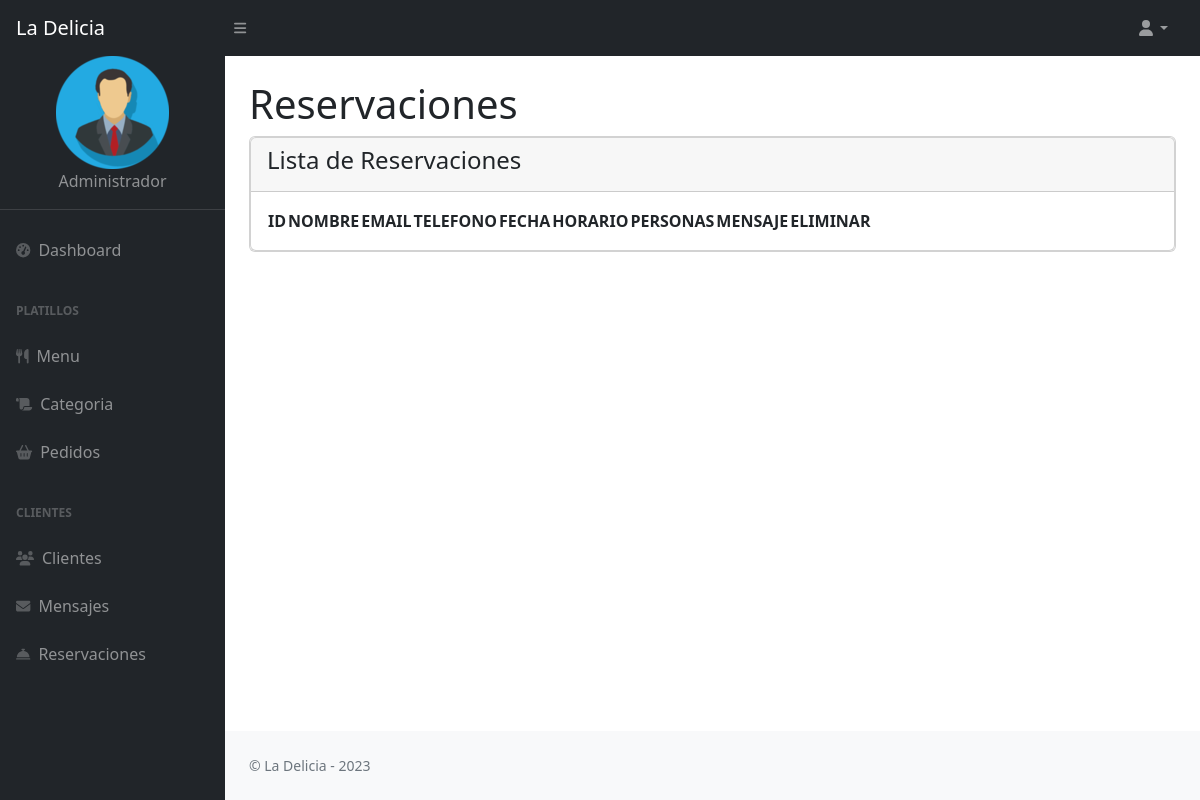
Page /admin/reservation.php on the earlier database version.
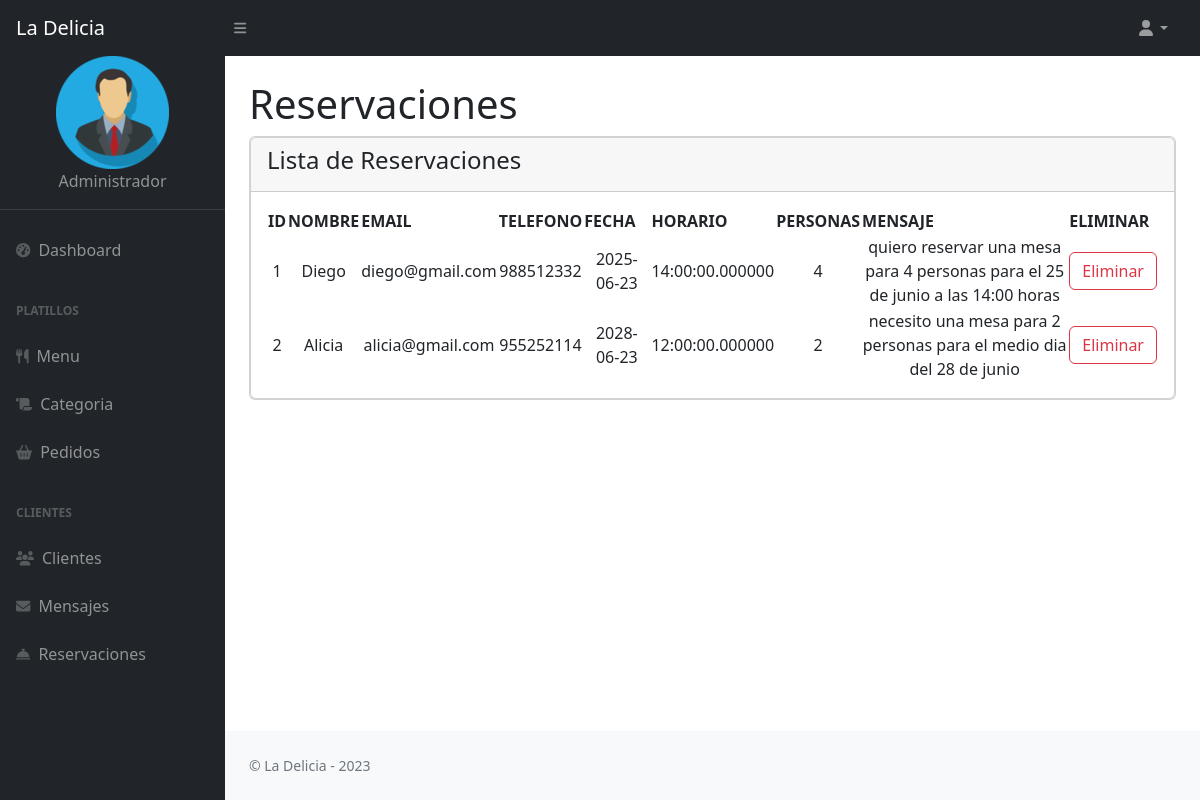
Same page on the later database version.
### tables this page shows
CREATE TABLE `reservaciones` (
  `id` int(11) NOT NULL,
  `nombre` varchar(50) NOT NULL,
  `email` varchar(50) NOT NULL,
  `telefono` int(9) NOT NULL,
  `fecha` date NOT NULL,
  `hora` time(6) NOT NULL,
  `persona` int(10) NOT NULL,
  `mensaje` varchar(300) NOT NULL
);

### admin/reservation.php (the view)
<?php
include "connect.php";
include('templates/header.php');
?>
<div class="container-fluid px-4">
        <h1 class="mt-4">Reservaciones</h1>
        <div class="card mb-4">
            <div class="card">
                <div class ="card-header">
                    <h4>Lista de Reservaciones</h4>
                </div>
            <div class="card-body">
                <table id="datatablesSimple">
                    <thead>
                        <tr>
                        <th>ID</th>
                        <th>NOMBRE</th>
                        <th>EMAIL</th>
                        <th>TELEFONO</th>
                        <th>FECHA</th>
                        <th>HORARIO</th>
                        <th>PERSONAS</th>
                        <th>MENSAJE</th>
                        <th>ELIMINAR</th>
                        </tr>
                    </thead>
                    <?php
                    $s = mysqli_query($con,"select * from reservaciones");
                    while($r = mysqli_fetch_array($s))
                    {
                    ?>
                    <tr align=center>
                    <td><?php echo $r['id']; ?></td>
                    <td><?php echo $r['nombre']; ?></td>
                    <td><?php echo $r['email']; ?></td>
                    <td><?php echo $r['telefono']; ?></td>
                    <td><?php echo $r['fecha']; ?></td>
                    <td><?php echo $r['hora']; ?></td>
                    <td><?php echo $r['persona']; ?></td>
                    <td>
                        <div style="max-width: 380px"><?php echo $r['mensaje']; ?></div>
                    </td>
                    <td><a href="delreview.php?a=<?php echo $r['id']; ?>" class="btn btn-outline-danger">Eliminar</a></td>
                    </tr>
                    <?php
                    }
                    ?>
                </table>
            </div>
        </div>
<?php
include('templates/footer.php');
include('templates/scripts.php');
?>

Differences in the rows shown:
added reservaciones: id "1", nombre "Diego", email "diego@gmail.com", telefono "988512332", fecha "2025-06-23", hora "14:00:00.000000", persona "4", mensaje "quiero reservar una mesa para 4 personas para el 25 de junio a las 14:00 horas"
added reservaciones: id "2", nombre "Alicia", email "alicia@gmail.com", telefono "955252114", fecha "2028-06-23", hora "12:00:00.000000", persona "2", mensaje "necesito una mesa para 2 personas para el medio dia del 28 de junio"
